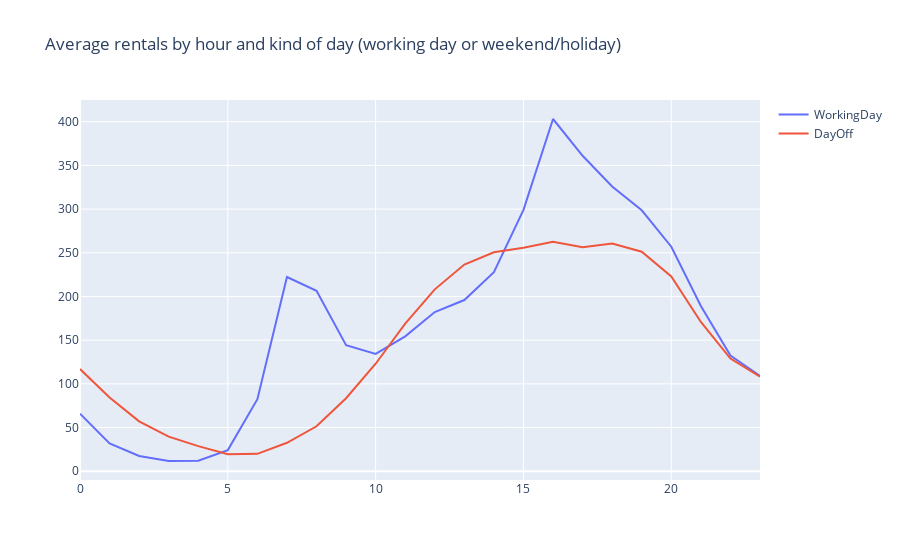

The code cell stored with this chart in its notebook:
### Markdown cell above
## Average rentals by hour and kind of day (working day or weekend/holiday)

### Code cell
iplot(hourAvgWDPlot)

### Figure 1 — Plotly figure (JSON) as saved in the notebook; plotly's stock layout.template omitted (floating-point values rounded to 4 significant figures)
{"data": [{"mode": "lines", "name": "WorkingDay", "type": "scatter", "x": [0, 1, 2, 3, 4, 5, 6, 7, 8, 9, 10, 11, 12, 13, 14, 15, 16, 17, 18, 19, 20, 21, 22, 23], "y": [65.87, 31.75, 17.47, 11.7, 12.05, 24.16, 82.4, 222.3, 206.5, 144.3, 134.2, 154.4, 182.2, 195.9, 227.8, 299.1, 403.1, 361.0, 325.9, 298.6, 256.9, 189.1, 132.4, 109.1]}, {"mode": "lines", "name": "DayOff", "type": "scatter", "x": [0, 1, 2, 3, 4, 5, 6, 7, 8, 9, 10, 11, 12, 13, 14, 15, 16, 17, 18, 19, 20, 21, 22, 23], "y": [117.0, 84.34, 57.06, 39.54, 28.71, 19.52, 19.86, 32.52, 51.42, 83.49, 123.0, 168.9, 208.2, 236.5, 250.6, 255.7, 262.5, 256.4, 260.7, 251.2, 223.0, 170.8, 128.9, 108.3]}], "layout": {"title": {"text": "Average rentals by hour and kind of day (working day or weekend/holiday)"}}}
